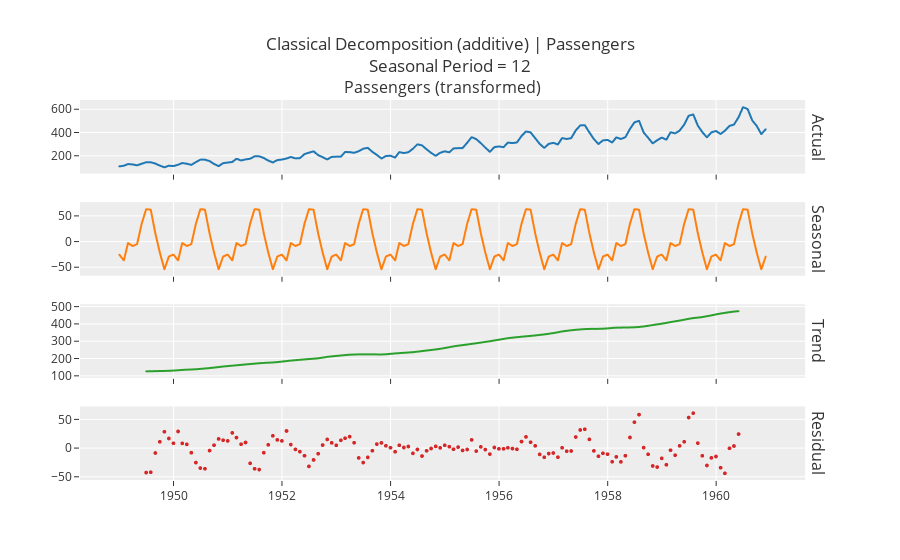

Notebook source saved alongside this figure:
### Code cell
exp.plot_model(plot = 'decomp')

### Figure 1 — Plotly figure (JSON) as saved in the notebook; plotly's stock layout.template omitted (floating-point values rounded to 4 significant figures; data arrays with more than 128 entries replaced by an {"elided": "..."} marker saying what was removed)
{"data": [{"line": {"color": "rgb(31, 119, 180)", "width": 2}, "marker": {"size": 2}, "mode": "lines+markers", "name": "Actual", "type": "scattergl", "x": {"elided": "144 str values"}, "xaxis": "x", "y": {"elided": "144 int values"}, "yaxis": "y"}, {"line": {"color": "rgb(255, 127, 14)", "width": 2}, "marker": {"size": 2}, "mode": "lines+markers", "name": "Seasonal", "type": "scattergl", "x": {"elided": "144 str values"}, "xaxis": "x2", "y": {"elided": "144 float values"}, "yaxis": "y2"}, {"line": {"color": "rgb(44, 160, 44)", "width": 2}, "marker": {"size": 2}, "mode": "lines+markers", "name": "Trend", "type": "scattergl", "x": {"elided": "144 str values"}, "xaxis": "x3", "y": {"elided": "144 float values"}, "yaxis": "y3"}, {"line": {"color": "rgb(214, 39, 40)", "width": 2}, "marker": {"size": 4}, "mode": "markers", "name": "Residuals", "type": "scattergl", "x": {"elided": "144 str values"}, "xaxis": "x4", "y": {"elided": "144 float values"}, "yaxis": "y4"}], "layout": {"annotations": [{"font": {"size": 16}, "showarrow": false, "text": "Passengers (transformed)", "x": 0.49, "xanchor": "center", "xref": "paper", "y": 1, "yanchor": "bottom", "yref": "paper"}, {"font": {"size": 16}, "showarrow": false, "text": "Actual", "textangle": 90, "x": 0.98, "xanchor": "left", "xref": "paper", "y": 0.9031, "yanchor": "middle", "yref": "paper"}, {"font": {"size": 16}, "showarrow": false, "text": "Seasonal", "textangle": 90, "x": 0.98, "xanchor": "left", "xref": "paper", "y": 0.6344, "yanchor": "middle", "yref": "paper"}, {"font": {"size": 16}, "showarrow": false, "text": "Trend", "textangle": 90, "x": 0.98, "xanchor": "left", "xref": "paper", "y": 0.3656, "yanchor": "middle", "yref": "paper"}, {"font": {"size": 16}, "showarrow": false, "text": "Residual", "textangle": 90, "x": 0.98, "xanchor": "left", "xref": "paper", "y": 0.09688, "yanchor": "middle", "yref": "paper"}], "showlegend": false, "title": {"text": "Classical Decomposition (additive) | Passengers<br>Seasonal Period = 12"}, "xaxis": {"anchor": "y", "domain": [0, 0.98], "matches": "x4", "showticklabels": false}, "xaxis2": {"anchor": "y2", "domain": [0, 0.98], "matches": "x4", "showticklabels": false}, "xaxis3": {"anchor": "y3", "domain": [0, 0.98], "matches": "x4", "showticklabels": false}, "xaxis4": {"anchor": "y4", "domain": [0, 0.98]}, "yaxis": {"anchor": "x", "domain": [0.8063, 1]}, "yaxis2": {"anchor": "x2", "domain": [0.5375, 0.7312]}, "yaxis3": {"anchor": "x3", "domain": [0.2687, 0.4625]}, "yaxis4": {"anchor": "x4", "domain": [0, 0.1938]}}}
